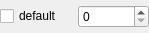
<?xml version="1.0" encoding="UTF-8"?>
<ui version="4.0">
 <class>CaseSwitch</class>
 <widget class="QWidget" name="CaseSwitch">
  <property name="geometry">
   <rect>
    <x>0</x>
    <y>0</y>
    <width>149</width>
    <height>33</height>
   </rect>
  </property>
  <property name="sizePolicy">
   <sizepolicy hsizetype="Preferred" vsizetype="Minimum">
    <horstretch>0</horstretch>
    <verstretch>0</verstretch>
   </sizepolicy>
  </property>
  <property name="windowTitle">
   <string>Form</string>
  </property>
  <layout class="QGridLayout" name="gridLayout">
   <property name="margin">
    <number>0</number>
   </property>
   <item row="0" column="0">
    <layout class="QHBoxLayout" name="horizontalLayout">
     <item>
      <widget class="QCheckBox" name="cb_default">
       <property name="text">
        <string>default</string>
       </property>
      </widget>
     </item>
     <item>
      <widget class="QSpinBox" name="sb_case"/>
     </item>
    </layout>
   </item>
  </layout>
 </widget>
 <resources/>
 <connections/>
</ui>
